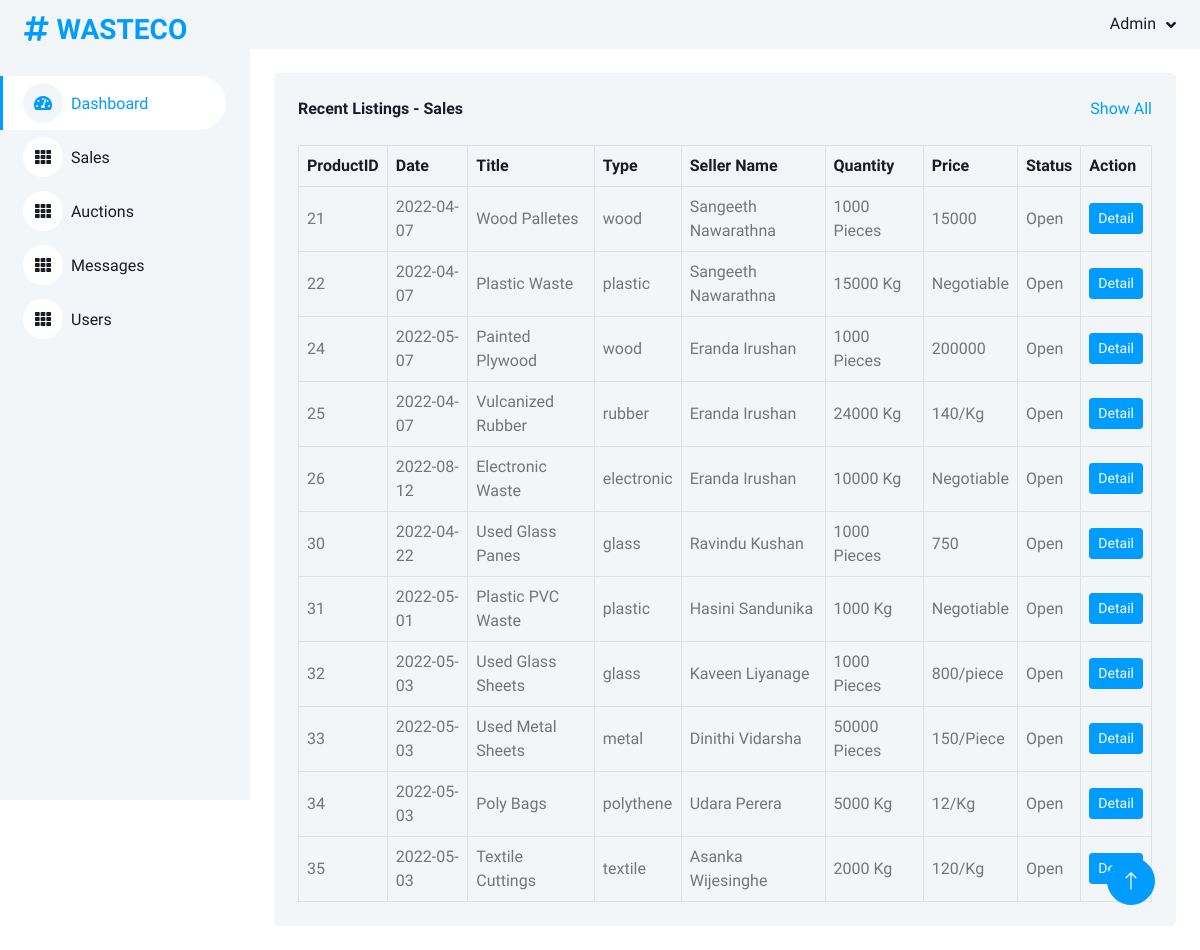
The app's page /admin/sales.php (signed in) with its own data.
### tables this page shows
CREATE TABLE `sellp` (
  `sellID` int(11) NOT NULL,
  `date` date DEFAULT NULL,
  `title` varchar(30) NOT NULL,
  `type` varchar(20) NOT NULL,
  `qty` varchar(12) DEFAULT NULL,
  `image` varchar(100) DEFAULT NULL,
  `detail` varchar(1000) DEFAULT NULL,
  `location` varchar(50) DEFAULT NULL,
  `email` varchar(50) NOT NULL,
  `sellerID` int(11) DEFAULT NULL,
  `sellerName` varchar(50) DEFAULT NULL,
  `price` varchar(11) DEFAULT NULL,
  `contact` int(15) NOT NULL,
  `status` varchar(10) NOT NULL
);

### admin/sales.php (the view, shortened to what this page needs)
<?php
$con = mysqli_connect("localhost:3306", "root", "", "wasteco");
$sqlListingsSale = "SELECT * FROM sellp";
$sqlListingsSaleResult = mysqli_query($con, $sqlListingsSale);
?>
<!DOCTYPE html>
<html lang="en">
<head>
    <link href="https://cdnjs.cloudflare.com/ajax/libs/font-awesome/5.10.0/css/all.min.css" rel="stylesheet">
    <link href="https://cdn.jsdelivr.net/npm/bootstrap-icons@1.4.1/font/bootstrap-icons.css" rel="stylesheet">
    <link href="lib/owlcarousel/assets/owl.carousel.min.css" rel="stylesheet">
    <link href="lib/tempusdominus/css/tempusdominus-bootstrap-4.min.css" rel="stylesheet"/>
    <link href="css/bootstrap.min.css" rel="stylesheet">
    <link href="css/style.css" rel="stylesheet">
</head>
<body>
<div class="container-xxl position-relative bg-white d-flex p-0">
    <?php
    include "./templates/sideBar.php";
    ?>
    <div class="content">
        <nav class="navbar navbar-expand bg-light navbar-light sticky-top px-4 py-0">
            <div class="navbar-nav align-items-center ms-auto">
                <div class="nav-item dropdown">
                    <a href="#" class="nav-link dropdown-toggle" data-bs-toggle="dropdown">
                        <span class="d-none d-lg-inline-flex">Admin</span>
                    </a>
                </div>
            </div>
        </nav>
        <div class="container-fluid pt-4 px-4">
            <div class="bg-light text-center rounded p-4">
                <div class="d-flex align-items-center justify-content-between mb-4">
                    <h6 class="mb-0">Recent Listings - Sales</h6>
                    <a href="">Show All</a>
                </div>
                <div class="table-responsive">
                    <table class="table text-start align-middle table-bordered table-hover mb-0">
                        <thead>
                        <tr class="text-dark">
                            <th scope="col">ProductID</th>
                            <th scope="col">Date</th>
                            <th scope="col">Title</th>
                            <th scope="col">Type</th>
                            <th scope="col">Seller Name</th>
                            <th scope="col">Quantity</th>
                            <th scope="col">Price</th>
                            <th scope="col">Status</th>
                            <th scope="col">Action</th>
                        </tr>
                        </thead>
                        <tbody>
                        <tr>
                            <?php
                            if (mysqli_num_rows($sqlListingsSaleResult) > 0) {
                            foreach ($sqlListingsSaleResult
                            as $rowSaleListings) {
                            ?>
                        <tr>
                            <td><?php echo $rowSaleListings['sellID']; ?></td>
                            <td><?php echo $rowSaleListings['date']; ?></td>
                            <td><?php echo $rowSaleListings['title']; ?></td>
                            <td><?php echo $rowSaleListings['type']; ?></td>
                            <td><?php echo $rowSaleListings['sellerName']; ?></td>
                            <td><?php echo $rowSaleListings['qty']; ?></td>
                            <td><?php echo $rowSaleListings['price']; ?></td>
                            <td><?php echo ucfirst($rowSaleListings['status']); ?></td>
                            <td>
                                <form action="detailSale.php" method="post">
                                    <input type="submit" name="details" class="btn btn-sm btn-primary" value="Detail">
                                </form>
                            </td>
                        </tr>
                        <?php
                        }
                        } else {
                            ?>
                            <tr>
                                <td>No Data To Show</td>
                            </tr>
                            <?php
                        }
                        ?>
                        </tr>
                        </tbody>
                    </table>
                </div>
            </div>
        </div>
        <div class="container-fluid pt-4 ">
        </div>
    </div>
    <a href="#" class="btn btn-lg btn-primary btn-lg-square back-to-top"><i class="bi bi-arrow-up"></i></a>
</div>
</body>
</html>

### admin/css/style.css (style rules this page uses)
:root { --primary: #009CFF; --light: #F3F6F9; --dark: #191C24; }
.back-to-top { position: fixed; display: none; right: 45px; bottom: 45px; z-index: 99; }
.btn { transition: .5s; }
.btn.btn-primary { color: #FFFFFF; }
.btn-lg-square { width: 48px; height: 48px; }
.btn-square, .btn-sm-square, .btn-lg-square { padding: 0; display: inline-flex; align-items: center; justify-content: center; font-weight: normal; border-radius: 50px; }
.content { margin-left: 250px; min-height: 100vh; background: #FFFFFF; transition: 0.5s; }
@media (min-width: 992px) { .content { width: calc(100% - 250px); } }
.content .navbar .navbar-nav .nav-link { margin-left: 25px; padding: 12px 0; color: var(--dark); outline: none; }
.content .navbar .dropdown-toggle::after { margin-left: 6px; vertical-align: middle; border: none; content: "\f107"; font-family: "Font Awesome 5 Free"; font-weight: 900; transition: .5s; }

### records on screen
sellp: sellID "21", date "2022-04-07", title "Wood Palletes", type "wood", sellerName "Sangeeth Nawarathna", qty "1000 Pieces", price "15000", status "Open"
sellp: sellID "22", date "2022-04-07", title "Plastic Waste", type "plastic", sellerName "Sangeeth Nawarathna", qty "15000 Kg", price "Negotiable", status "Open"
sellp: sellID "24", date "2022-05-07", title "Painted Plywood", type "wood", sellerName "Eranda Irushan", qty "1000 Pieces", price "200000", status "Open"
sellp: sellID "25", date "2022-04-07", title "Vulcanized Rubber", type "rubber", sellerName "Eranda Irushan", qty "24000 Kg", price "140/Kg", status "Open"
sellp: sellID "26", date "2022-08-12", title "Electronic Waste", type "electronic", sellerName "Eranda Irushan", qty "10000 Kg", price "Negotiable", status "Open"
sellp: sellID "30", date "2022-04-22", title "Used Glass Panes", type "glass", sellerName "Ravindu Kushan", qty "1000 Pieces", price "750", status "Open"
sellp: sellID "31", date "2022-05-01", title "Plastic PVC Waste", type "plastic", sellerName "Hasini Sandunika", qty "1000 Kg", price "Negotiable", status "Open"
sellp: sellID "32", date "2022-05-03", title "Used Glass Sheets", type "glass", sellerName "Kaveen Liyanage", qty "1000 Pieces", price "800/piece", status "Open"
sellp: sellID "33", date "2022-05-03", title "Used Metal Sheets", type "metal", sellerName "Dinithi Vidarsha", qty "50000 Pieces", price "150/Piece", status "Open"
sellp: sellID "34", date "2022-05-03", title "Poly Bags", type "polythene", sellerName "Udara Perera", qty "5000 Kg", price "12/Kg", status "Open"
sellp: sellID "35", date "2022-05-03", title "Textile Cuttings", type "textile", sellerName "Asanka Wijesinghe", qty "2000 Kg", price "120/Kg", status "Open"
